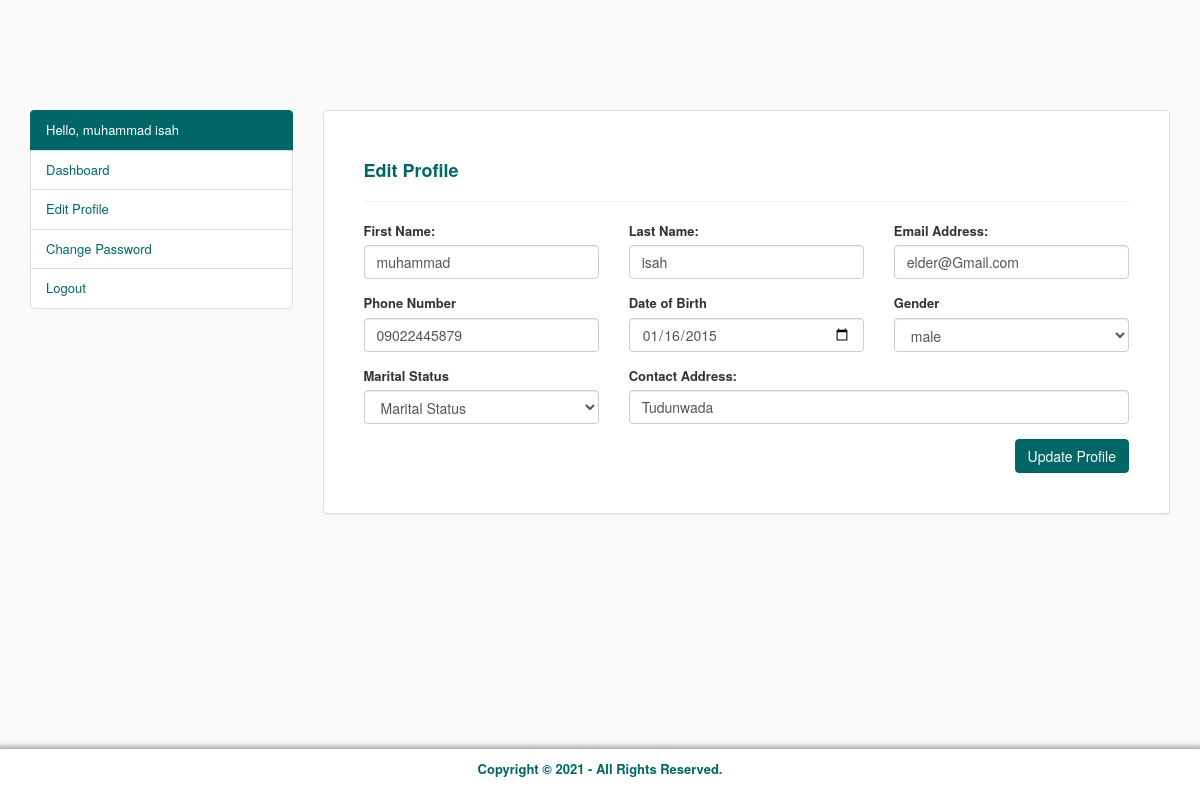
The page /clerk/clerk_profile.php (signed in) on the database its author committed.
### tables this page shows
CREATE TABLE `clerk` (
  `id` int(11) NOT NULL,
  `fname` varchar(200) NOT NULL,
  `lname` varchar(200) NOT NULL,
  `email` varchar(200) NOT NULL,
  `phone` varchar(200) NOT NULL,
  `gender` varchar(200) NOT NULL,
  `m_status` varchar(200) NOT NULL,
  `birth` varchar(200) NOT NULL,
  `address` varchar(200) NOT NULL,
  `password` varchar(200) NOT NULL,
  `status` enum('0','1') NOT NULL
);

### clerk/clerk_profile.php (the view, shortened to what this page needs)
<?php
	require '../config/conn.php';
	$loadData = mysqli_query($isah, "SELECT * FROM `clerk` WHERE email='".$_SESSION['email']."'");
	$dataUser = mysqli_fetch_array($loadData);
?>
<!DOCTYPE html>
<html>
<head>
	<link rel="stylesheet" type="text/css" href="../css/bootstrap.min.css">
	<link rel="stylesheet" type="text/css" href="../css/style.css">
</head>
<body>
	<div class="container" style="margin-top: 110px">
		<div class="row">
			<?php require '../config/clerk_sidebar.php'; ?>
			<div class="col-md-9">
				<div class="panel panel-default">
				  <div class="panel-body" style="padding: 40px">
				  	<form method="POST" action="">
				  		<div class="form-group">
				  			<h4 class="text-left"><b>Edit Profile</b></h4> <hr>
				  		</div>
				  		<div class="row">
				  			<div class="col-md-4">
				  				<div class="form-group">
						  			<label>First Name:</label>
						  			<input type="text" name="fname" id="fname" class="form-control" placeholder="First Name" value="<?php echo $dataUser['fname']; ?>" required>
						  		</div>
				  			</div>
				  			<div class="col-md-4">
				  				<div class="form-group">
						  			<label>Last Name:</label>
						  			<input type="text" name="lname" id="lname" class="form-control" placeholder="Last Name" value="<?php echo $dataUser['lname']; ?>" required>
						  		</div>
				  			</div>
				  			<div class="col-md-4">
				  				<div class="form-group">
						  			<label>Email Address:</label>
						  			<input type="text" name="email" id="email" class="form-control" placeholder="Email Address" value="<?php echo $dataUser['email']; ?>" required>
						  		</div>
				  			</div>
				  			<div class="col-md-4">
				  				<div class="form-group">
						  			<label>Phone Number</label>
						  			<input type="text" name="phone" id="phone" class="form-control" placeholder="Phone Number" value="<?php echo $dataUser['phone']; ?>" required>
						  		</div>
				  			</div>
				  			<div class="col-md-4">
				  				<div class="form-group">
						  			<label>Date of Birth</label>
						  			<input type="date" name="birth" id="birth" class="form-control" placeholder="Date of Birth" value="<?php echo $dataUser['birth']; ?>" required>
						  		</div>
				  			</div>
				  			<div class="col-md-4">
				  				<div class="form-group">
						  			<label>Gender</label>
						  			<select class="form-control" name="gender" id="gender" required>
						  				<option value="<?php echo $dataUser['gender']; ?>"><?php echo $dataUser['gender']; ?></option>
						  			</select>
						  		</div>
				  			</div>
				  			<div class="col-md-4">
				  				<div class="form-group">
				  					<label>Marital Status</label>
						  			<select class="form-control" name="m_status" id="m_status" required>
						  				<option value="<?php echo $dataUser['m_status']; ?>"><?php echo $dataUser['m_status']; ?></option>
						  			</select>
						  		</div>
				  			</div>
				  			<div class="col-md-8">
				  				<div class="form-group">
						  			<label>Contact Address:</label>
						  			<input type="text" name="address" id="address" class="form-control" placeholder="Contact Address" value="<?php echo $dataUser['address']; ?>" required>
						  		</div>
				  			</div>
				  		</div>
				  		<div class="form-group">
				  			<input type="submit"  name="Update_profile" id="Update_profile" class="btn btn-default pull-right" value="Update Profile">
				  		</div>
				  	</form>
				  </div>
				</div>
			</div>
		</div>
	</div>
	<?php require '../config/footer.php'; ?>
</body>
</html>

### config/clerk_sidebar.php
<?php
	$User = mysqli_query($isah, "SELECT * FROM clerk WHERE email='".$_SESSION['email']."'");
	$viewUser = mysqli_fetch_array($User);
?>
<div class="col-md-3">
				<div class="list-group">
				  <a href="#" class="list-group-item disabled">Hello, <?php echo $viewUser['fname']." ".$viewUser['lname']; ?> </a>
				  <a href="clerk_dashboard.php" class="list-group-item">Dashboard</a>
				  <a href="clerk_profile.php" class="list-group-item">Edit Profile</a>
				  <a href="change_password.php" class="list-group-item">Change Password</a>
				  <a href="logout.php" class="list-group-item">Logout</a>
				</div>
			</div>

### css/style.css (style rules this page uses)
body { font-size: 13px; background-color: #fafafa; }
.panel-default h4 { color: #006666; font-weight: bolder; }
.btn-default { background-color: #006666; border: 1px solid #006666; color: #ffffff; }
.list-group-item.disabled, .list-group-item.disabled:focus, .list-group-item.disabled:hover { background-color: #006666; border: 1px solid #006666; color: #ffffff; }
a.list-group-item, button.list-group-item { color: #006666; }

### rows shown on the page
clerk: fname "muhammad", lname "isah", email "elder@Gmail.com", phone "09022445879", birth "01/16/2015", gender "male", m_status "Marital Status", address "Tudunwada"
